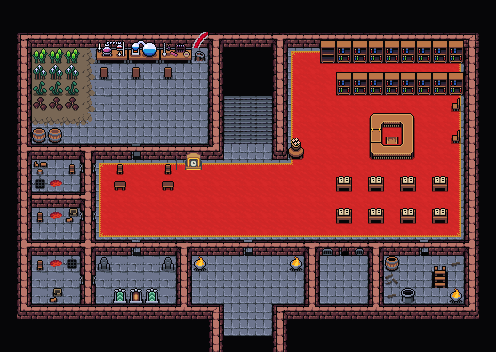

This is a level from a 2D game, rendered from its Tiled map with the project's own tilesets. A one-line summary and the map file follow, with tile-layer data summarised:
An orthogonal 31x22 tile map with 16x16 px tiles, 5 tile layers (Collision, Background, Wall, AboveSprites, ...), 5 tilesets and 41 objects.

<map version="1.10" tiledversion="1.10.1" orientation="orthogonal" renderorder="right-down" width="31" height="22" tilewidth="16" tileheight="16" infinite="0" nextlayerid="27" nextobjectid="226">
 <editorsettings>
  <export format="tmx" />
 </editorsettings>
 <tileset firstgid="1" source="../../../../common/maps/tileset/main.tsx" />
 <tileset firstgid="10113" source="../../../../common/maps/tileset/buildings.tsx" />
 <tileset firstgid="11905" source="../../../../common/maps/tileset/dungeon.tsx" />
 <tileset firstgid="16001" source="../../../../common/maps/tileset/FarmFood.tsx" />
 <tileset firstgid="20097" source="../../../../common/maps/tileset/main-nocollide.tsx" />
 <layer id="25" name="Collision" width="31" height="22">
  <data>[682 cells, 119 non-empty, 2 distinct tile ids]</data>
 </layer>
 <layer id="23" name="Background" width="31" height="22">
  <data>[682 cells, 127 non-empty, 14 distinct tile ids]</data>
 </layer>
 <layer id="22" name="Wall" width="31" height="22">
  <data>[682 cells, 605 non-empty, 24 distinct tile ids]</data>
 </layer>
 <layer id="26" name="AboveSprites" width="31" height="22">
  <data>[682 cells, 186 non-empty, 13 distinct tile ids]</data>
 </layer>
 <layer id="24" name="Clutter" width="31" height="22">
  <properties>
   <property name="spriteLayer" type="bool" value="true" />
  </properties>
  <data>[682 cells, 205 non-empty, 78 distinct tile ids]</data>
 </layer>
 <objectgroup id="12" name="Objects" opacity="0.9" offsetx="3.15789" offsety="7.89474">
  <object id="115" template="../../../../common/maps/obj/gold.tx" x="347.713" y="266.037" />
  <object id="117" template="../../../../common/maps/obj/enemy.tx" x="428.76" y="199.309">
   <properties>
    <property name="enemy" value="Illusionist" />
    <property name="threatRange" type="int" value="20" />
   </properties>
  </object>
  <object id="118" template="../../../../common/maps/obj/enemy.tx" x="397.693" y="232.324">
   <properties>
    <property name="enemy" value="Curselord" />
    <property name="spawn.Easy" type="bool" value="false" />
    <property name="spawn.Normal" type="bool" value="true" />
    <property name="threatRange" type="int" value="40" />
   </properties>
  </object>
  <object id="119" template="../../../../common/maps/obj/enemy.tx" x="109.031" y="115.107">
   <properties>
    <property name="enemy" value="Adept Black Wizard" />
    <property name="spawn.Hard" type="bool" value="true" />
    <property name="threatRange" type="int" value="30" />
    <property name="waypoints" value="179,204,183" />
   </properties>
  </object>
  <object id="122" template="../../../../common/maps/obj/enemy.tx" x="45.042" y="175.604">
   <properties>
    <property name="enemy" value="Farmer" />
   </properties>
  </object>
  <object id="162" template="../../../../common/maps/obj/enemy.tx" x="238.509" y="262.772">
   <properties>
    <property name="enemy" value="Archer" />
    <property name="threatRange" type="int" value="20" />
   </properties>
  </object>
  <object id="165" template="../../../../common/maps/obj/waypoint.tx" x="327.569" y="122.045" />
  <object id="167" template="../../../../common/maps/obj/entry_up.tx" x="220.675" y="328.272" width="48.6667" height="16">
   <properties>
    <property name="direction" value="up" />
    <property name="teleport" value="../Shandalar Old Border/maps/map/zedruu/zedruu.tmx" />
   </properties>
  </object>
  <object id="169" template="../../../../common/maps/obj/enemy.tx" x="311.49" y="108.728">
   <properties>
    <property name="enemy" value="Monk" />
    <property name="spawn.Hard" type="bool" value="true" />
    <property name="threatRange" type="int" value="40" />
    <property name="waypoints" value="171,165,190,165" />
   </properties>
  </object>
  <object id="170" template="../../../../common/maps/obj/enemy.tx" x="125.842" y="167.605">
   <properties>
    <property name="enemy" value="Sand Golem" />
    <property name="threatRange" type="int" value="30" />
   </properties>
  </object>
  <object id="171" template="../../../../common/maps/obj/waypoint.tx" x="296.676" y="89.7713" />
  <object id="178" template="../../../../common/maps/obj/enemy.tx" x="333.342" y="200.272">
   <properties>
    <property name="enemy" value="Adept White Wizard" />
    <property name="threatRange" type="int" value="20" />
   </properties>
  </object>
  <object id="179" template="../../../../common/maps/obj/waypoint.tx" x="173.676" y="129.105" />
  <object id="183" template="../../../../common/maps/obj/waypoint.tx" x="34.1754" y="93.2717" />
  <object id="185" template="../../../../common/maps/obj/manashards.tx" x="154.553" y="292.756" />
  <object id="186" template="../../../../common/maps/obj/manashards.tx" x="186.998" y="72.0857" />
  <object id="190" template="../../../../common/maps/obj/waypoint.tx" x="305.675" y="212.272" />
  <object id="197" template="../../../../common/maps/obj/door_up.tx" x="220.842" y="122.438" width="48" height="33">
   <properties>
    <property name="direction" value="down" />
    <property name="teleport" value="../Shandalar Old Border/maps/map/zedruu/zedruu_f2.tmx" />
   </properties>
  </object>
  </objectgroup>
</map>
<!-- 23 of 41 objects omitted -->
